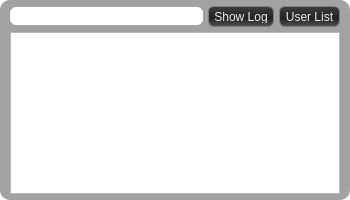
<?xml version="1.0" encoding="UTF-8"?>
<ui version="4.0">
 <class>ChatWidget</class>
 <widget class="QWidget" name="ChatWidget">
  <property name="geometry">
   <rect>
    <x>0</x>
    <y>0</y>
    <width>350</width>
    <height>200</height>
   </rect>
  </property>
  <property name="maximumSize">
   <size>
    <width>350</width>
    <height>200</height>
   </size>
  </property>
  <property name="windowTitle">
   <string notr="true">ChatWidget</string>
  </property>
  <property name="layoutDirection">
   <enum>Qt::LeftToRight</enum>
  </property>
  <property name="styleSheet">
   <string notr="true">QWidget#ChatWidget { background-color:  transparent; }
QFrame#ChatFrame { background-color: rgba(136, 136, 136, 200); border-radius: 10px;}
QPushButton#buttonToggleLog { background-color: qlineargradient(spread:pad, x1:0, y1:0, x2:0, y2:1, stop:0 rgba(61, 61, 61, 255), stop:0.602273 rgba(34, 34, 34, 255), stop:1 rgba(82, 82, 82, 255));border: 1px solid rgb(125, 125, 125);color: rgb(239, 239, 239);border-radius:6px;padding-left: 5px;padding-right: 5px;padding-top: 3px;padding-bottom: 3px; }
QPushButton#buttonToggleLog::hover { background-color: qlineargradient(spread:pad, x1:0, y1:0.205, x2:0, y2:0.739, stop:0 rgba(61, 61, 61, 255), stop:0.602273 rgba(34, 34, 34, 255), stop:1 rgba(82, 82, 82, 255)); }
QPushButton#buttonToggleLog::pressed { color: rgb(255, 255, 255); }
QLineEdit#lineEdit { border-radius: 6px; padding-left: 5px; }
QPushButton#buttonUserList { background-color: qlineargradient(spread:pad, x1:0, y1:0, x2:0, y2:1, stop:0 rgba(61, 61, 61, 255), stop:0.602273 rgba(34, 34, 34, 255), stop:1 rgba(82, 82, 82, 255));border: 1px solid rgb(125, 125, 125);color: rgb(239, 239, 239);border-radius:6px;padding-left: 5px;padding-right: 5px;padding-top: 3px;padding-bottom: 3px; }
QPushButton#buttonUserList::hover { background-color: qlineargradient(spread:pad, x1:0, y1:0.205, x2:0, y2:0.739, stop:0 rgba(61, 61, 61, 255), stop:0.602273 rgba(34, 34, 34, 255), stop:1 rgba(82, 82, 82, 255)); }
QPushButton#buttonUserList::pressed { color: rgb(255, 255, 255); }</string>
  </property>
  <layout class="QVBoxLayout" name="verticalLayout">
   <property name="spacing">
    <number>0</number>
   </property>
   <property name="margin">
    <number>0</number>
   </property>
   <item>
    <widget class="QFrame" name="ChatFrame">
     <property name="frameShape">
      <enum>QFrame::NoFrame</enum>
     </property>
     <property name="frameShadow">
      <enum>QFrame::Raised</enum>
     </property>
     <layout class="QVBoxLayout" name="verticalLayout_2">
      <property name="spacing">
       <number>5</number>
      </property>
      <property name="leftMargin">
       <number>10</number>
      </property>
      <property name="topMargin">
       <number>6</number>
      </property>
      <property name="rightMargin">
       <number>10</number>
      </property>
      <property name="bottomMargin">
       <number>6</number>
      </property>
      <item>
       <layout class="QHBoxLayout" name="horizontalLayout">
        <property name="topMargin">
         <number>0</number>
        </property>
        <item>
         <widget class="QLineEdit" name="lineEdit">
          <property name="minimumSize">
           <size>
            <width>0</width>
            <height>18</height>
           </size>
          </property>
          <property name="text">
           <string/>
          </property>
         </widget>
        </item>
        <item>
         <widget class="QPushButton" name="buttonToggleLog">
          <property name="minimumSize">
           <size>
            <width>0</width>
            <height>21</height>
           </size>
          </property>
          <property name="text">
           <string>Show Log</string>
          </property>
          <property name="flat">
           <bool>true</bool>
          </property>
         </widget>
        </item>
        <item>
         <widget class="QPushButton" name="buttonUserList">
          <property name="minimumSize">
           <size>
            <width>0</width>
            <height>21</height>
           </size>
          </property>
          <property name="text">
           <string>User List</string>
          </property>
         </widget>
        </item>
       </layout>
      </item>
      <item>
       <widget class="QTextBrowser" name="chatLog">
        <property name="minimumSize">
         <size>
          <width>1</width>
          <height>1</height>
         </size>
        </property>
        <property name="styleSheet">
         <string notr="true"/>
        </property>
        <property name="html">
         <string>&lt;!DOCTYPE HTML PUBLIC &quot;-//W3C//DTD HTML 4.0//EN&quot; &quot;http://www.w3.org/TR/REC-html40/strict.dtd&quot;&gt;
&lt;html&gt;&lt;head&gt;&lt;meta name=&quot;qrichtext&quot; content=&quot;1&quot; /&gt;&lt;style type=&quot;text/css&quot;&gt;
p, li { white-space: pre-wrap; }
&lt;/style&gt;&lt;/head&gt;&lt;body style=&quot; font-family:'MS Shell Dlg 2'; font-size:8.25pt; font-weight:400; font-style:normal;&quot;&gt;
&lt;p style=&quot;-qt-paragraph-type:empty; margin-top:0px; margin-bottom:0px; margin-left:0px; margin-right:0px; -qt-block-indent:0; text-indent:0px; font-size:8pt;&quot;&gt;&lt;/p&gt;&lt;/body&gt;&lt;/html&gt;</string>
        </property>
        <property name="openExternalLinks">
         <bool>true</bool>
        </property>
       </widget>
      </item>
     </layout>
    </widget>
   </item>
  </layout>
 </widget>
 <resources/>
 <connections/>
</ui>
